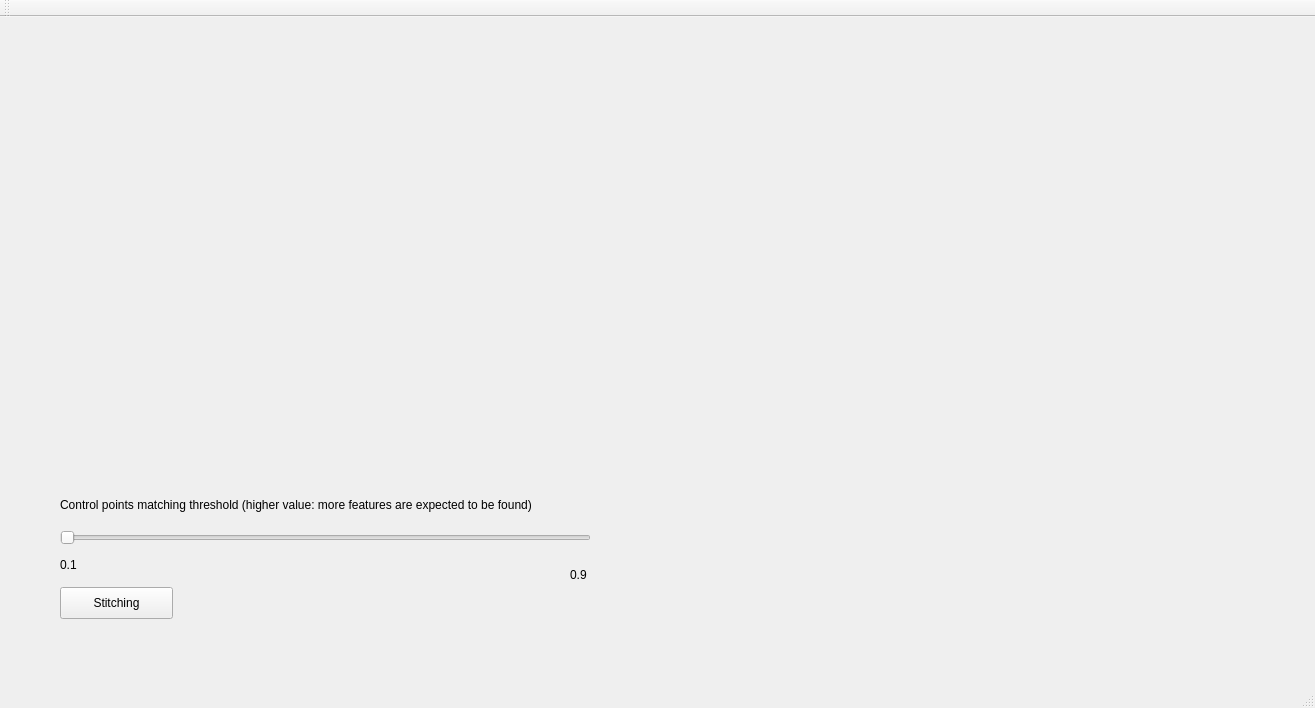
<?xml version="1.0" encoding="UTF-8"?>
<ui version="4.0">
 <class>MainWindow</class>
 <widget class="QMainWindow" name="MainWindow">
  <property name="geometry">
   <rect>
    <x>0</x>
    <y>0</y>
    <width>1315</width>
    <height>708</height>
   </rect>
  </property>
  <property name="windowTitle">
   <string>MainWindow</string>
  </property>
  <widget class="QWidget" name="centralWidget">
   <widget class="QLabel" name="label">
    <property name="geometry">
     <rect>
      <x>50</x>
      <y>30</y>
      <width>1191</width>
      <height>421</height>
     </rect>
    </property>
    <property name="text">
     <string/>
    </property>
    <property name="pixmap">
     <pixmap>AquetiLogo.jpg</pixmap>
    </property>
   </widget>
   <widget class="QSlider" name="horizontalSlider">
    <property name="geometry">
     <rect>
      <x>60</x>
      <y>500</y>
      <width>531</width>
      <height>41</height>
     </rect>
    </property>
    <property name="orientation">
     <enum>Qt::Horizontal</enum>
    </property>
   </widget>
   <widget class="QPushButton" name="pushButton">
    <property name="geometry">
     <rect>
      <x>60</x>
      <y>570</y>
      <width>113</width>
      <height>32</height>
     </rect>
    </property>
    <property name="text">
     <string>Stitching</string>
    </property>
   </widget>
   <widget class="QLabel" name="label_2">
    <property name="geometry">
     <rect>
      <x>60</x>
      <y>480</y>
      <width>621</width>
      <height>16</height>
     </rect>
    </property>
    <property name="text">
     <string>Control points matching threshold (higher value: more features are expected to be found)</string>
    </property>
   </widget>
   <widget class="QLabel" name="label_3">
    <property name="geometry">
     <rect>
      <x>60</x>
      <y>540</y>
      <width>60</width>
      <height>16</height>
     </rect>
    </property>
    <property name="text">
     <string>0.1</string>
    </property>
   </widget>
   <widget class="QLabel" name="label_4">
    <property name="geometry">
     <rect>
      <x>570</x>
      <y>550</y>
      <width>60</width>
      <height>16</height>
     </rect>
    </property>
    <property name="text">
     <string>0.9</string>
    </property>
   </widget>
  </widget>
  <widget class="QMenuBar" name="menuBar">
   <property name="geometry">
    <rect>
     <x>0</x>
     <y>0</y>
     <width>1315</width>
     <height>22</height>
    </rect>
   </property>
  </widget>
  <widget class="QToolBar" name="mainToolBar">
   <attribute name="toolBarArea">
    <enum>TopToolBarArea</enum>
   </attribute>
   <attribute name="toolBarBreak">
    <bool>false</bool>
   </attribute>
  </widget>
  <widget class="QStatusBar" name="statusBar"/>
 </widget>
 <layoutdefault spacing="6" margin="11"/>
 <resources/>
 <connections/>
</ui>
